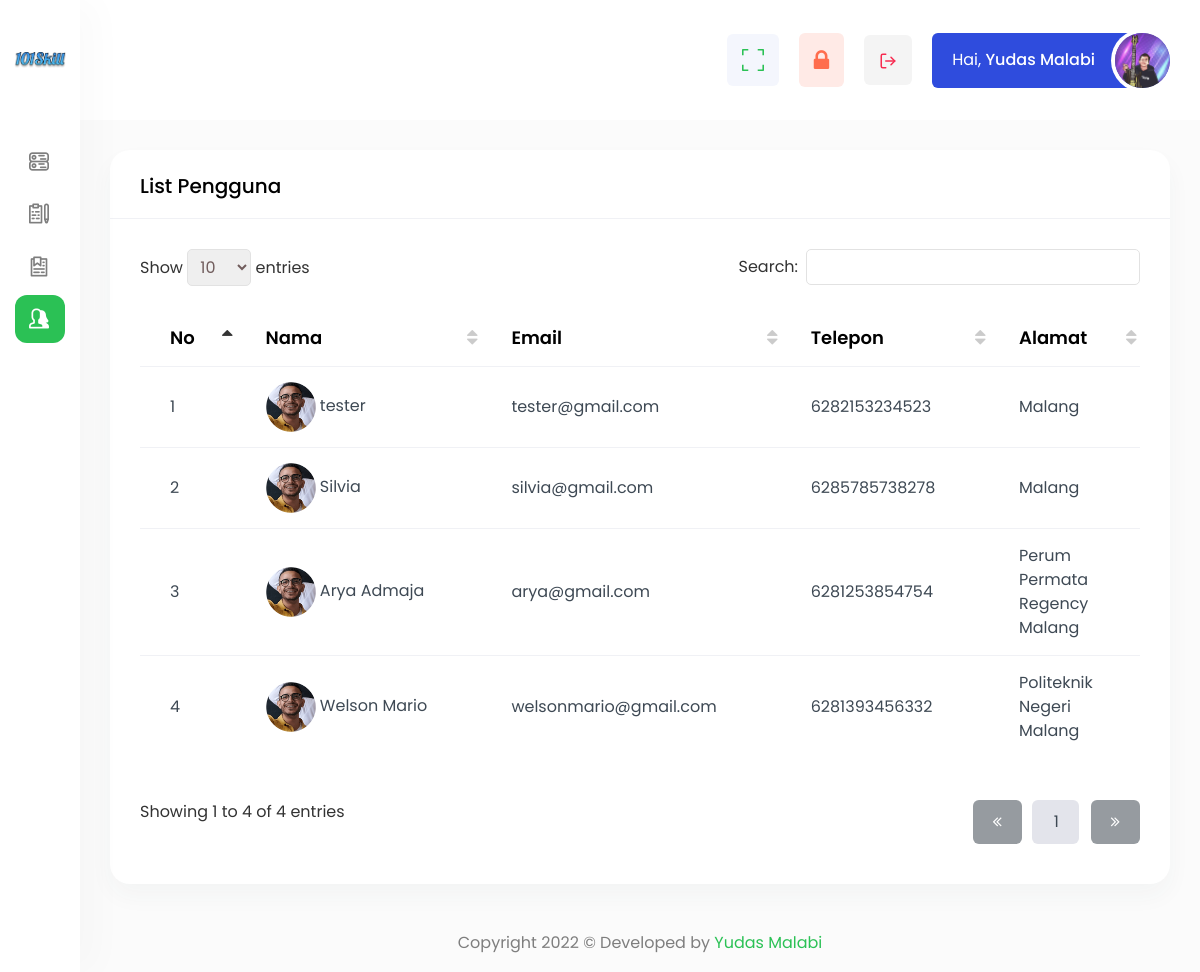
Screenshot of /index.php?page=dashboard&content=customer&menu=list (signed in) with the database file from the repository.
### tables this page shows
CREATE TABLE `user` (
  `id` int(11) NOT NULL,
  `email` varchar(150) NOT NULL,
  `password` text NOT NULL,
  `name` varchar(50) NOT NULL,
  `phone_number` varchar(15) NOT NULL,
  `address` text DEFAULT NULL,
  `photo` text NOT NULL DEFAULT 'default.png',
  `role` enum('admin','public') NOT NULL,
  `created_at` timestamp NOT NULL DEFAULT current_timestamp(),
  `updated_at` timestamp NOT NULL DEFAULT current_timestamp() ON UPDATE current_timestamp()
);

### index.php (called while the page is built, shortened)
<?php
require_once __DIR__ . "/routes/router.php";
new Router();

### app/helpers/uriHelper.php (called while the page is built, shortened)
<?php
class uriHelper
{
    private $base_url = "http://localhost/101skill/";
    public function baseUrl(string $url = null): string
    {
        return $this->base_url . $url;
    }
    public function assetUrl(string $url = null): string
    {
        return $this->base_url . "assets/" . $url;
    }
}
$uriHelper = new uriHelper();

### configs/Config.php (called while the page is built, shortened)
<?php
class Config
{
    private $server = "localhost";
    private $user = "root";
    private $pass = "";
    private $database = "db_skill";
    public function connect_database(): void
    {
        $this->db = new mysqli($this->server, $this->user, $this->pass, $this->database);
    }
}

### app/controllers/UserController.php (called while the page is built, shortened)
<?php
require_once __DIR__ . "/../../configs/Config.php";
require_once __DIR__ . "/../../models/UserModel.php";
class UserController
{
    private $userModel;
    function __construct()
    {
        $this->userModel = new UserModel();
    }
    public function getUser(): array
    {
        return $this->userModel->getCurrentUser();
    }
}

### models/UserModel.php (called while the page is built, shortened)
<?php
require_once __DIR__ . "/../configs/Config.php";
class UserModel extends Config
{
    public function getCurrentUser(): array
    {
        $arr        = array();
        $id         = $_SESSION['user_id'];
        $fetch      = $this->db->query("SELECT * FROM user WHERE id = '$id'")->fetch_object();
        $arr['user_id']         = $fetch->id;
        $arr['address']         = $fetch->address;
        $arr['email']           = $fetch->email;
        $arr['name']            = $fetch->name;
        $arr['phone_number']    = $fetch->phone_number;
        $arr['photo']           = $fetch->photo;
        return $arr;
    }
}

### app/controllers/CustomerController.php (called while the page is built)
<?php
require_once __DIR__ . "/../../models/CustomerModel.php";
class CustomerController
{
    private $customerModel;
    function __construct()
    {
        $this->customerModel = new CustomerModel();
    }
    public function getAll(): array
    {
        return $this->customerModel->show();
    }
}

### models/CustomerModel.php (called while the page is built, shortened)
<?php
require_once __DIR__ . "/../configs/Config.php";
class CustomerModel extends Config
{
    public function show(): array
    {
        $arr = array();
        $sql = $this->db->query("SELECT * FROM user WHERE role = 'public' ORDER BY id DESC");
        while ($data = $sql->fetch_object()) {
            $arr[] = $data;
        }
        return $arr;
    }
}

### views/public/dashboard/customer/list.php (the view)
<?php
require_once __DIR__ . "/../../../layouts/dashboard/sidebar.php";
require_once __DIR__ . "/../../../../app/controllers/CustomerController.php";
$customer = new CustomerController();
?>
<div class="content-body">
    <div class="container-fluid">
        <div class="row">
            <div class="col-12">
                <div class="card">
                    <div class="card-header">
                        <h4 class="card-title">List Pengguna</h4>
                    </div>
                    <div class="card-body">
                        <div class="table-responsive">
                            <table id="example" class="display" style="min-width: 845px">
                                <thead>
                                    <tr>
                                        <th>No</th>
                                        <th style="width: 100%;">Nama</th>
                                        <th>Email</th>
                                        <th>Telepon</th>
                                        <th>Alamat</th>
                                    </tr>
                                </thead>
                                <tbody>
                                    <?php
                                    $i = 1;
                                    foreach ($customer->getAll() as $list) : ?>
                                        <tr>
                                            <td><?= $i; ?></td>
                                            <td><img height="50" width="50" src="<?= $uriHelper->baseUrl('assets/images/profile/' . $list->photo) ?>" alt="<?= $list->name; ?>"> <?= $list->name ?></td>
                                            <td><?= $list->email; ?></td>
                                            <td><?= $list->phone_number ?></td>
                                            <td><?= $list->address ?></td>
                                        </tr>
                                    <?php $i++;
                                    endforeach; ?>
                                </tbody>
                            </table>
                        </div>
                    </div>
                </div>
            </div>
        </div>
    </div>
</div>
<?php
require_once __DIR__ . "/../../../layouts/dashboard/footer.php";
?>

### routes/router.php (shortened to what this page needs)
<?php
require_once __DIR__ . "/dashboardRoute.php";
class Router
{
    function __construct()
    {
        $this->manageRoute();
    }
    public function manageRoute(): void
    {
        if (isset($_GET['page'])) {
            $page = $_GET['page'];
            switch ($page) {
                case "dashboard":
                    (isset($_GET['content']) ? dashboardRoute::manageRoute($_GET['content']) : dashboardRoute::manageRoute("main"));
                    break;
            }
        } else {
            header('location: index.php?page=main&content=home');
        }
    }
}

### routes/dashboardRoute.php (shortened to what this page needs)
<?php
require_once __DIR__ . "/customerRoute.php";
class dashboardRoute
{
    public static function manageRoute(string $content): void
    {
        switch ($content) {
            case "customer":
                (isset($_GET['menu']) ? customerRoute::manageRoute($_GET['menu']) : dashboardRoute::manageRoute("main"));
                break;
        }
    }
}

### routes/customerRoute.php (shortened to what this page needs)
<?php
class customerRoute
{
    public static function manageRoute(string $content): void
    {
        switch ($content) {
            case "list":
                require_once __DIR__ . Router::$loggedIn . "customer/list.php";
                break;
        }
    }
}

### views/layouts/dashboard/preload.php (shortened to what this page needs)
<?php
require_once __DIR__ . "/../../../app/helpers/uriHelper.php";
require_once __DIR__ . "/../../../app/controllers/UserController.php";
$user = new UserController();
$getUser = $user->getUser();
?>
<!DOCTYPE html>
<html lang="en">
<head>
    <link href="<?= $uriHelper->assetUrl("vendor/jqvmap/css/jqvmap.min.css") ?>" rel="stylesheet">
    <link rel="stylesheet" href="<?= $uriHelper->assetUrl("vendor/chartist/css/chartist.min.css") ?>">
    <link href="<?= $uriHelper->assetUrl("vendor/datatables/css/jquery.dataTables.min.css") ?>" rel="stylesheet">
    <link href="<?= $uriHelper->assetUrl("vendor/bootstrap-select/dist/css/bootstrap-select.min.css") ?>" rel="stylesheet">
    <link href="<?= $uriHelper->assetUrl("vendor/sweetalert2/dist/sweetalert2.min.css") ?>" rel="stylesheet">
    <link href="<?= $uriHelper->assetUrl("vendor/select2/css/select2.min.css") ?>" rel="stylesheet">
    <link href="<?= $uriHelper->assetUrl("css/style.css") ?>" rel="stylesheet">
    <link href="https://cdn.lineicons.com/2.0/LineIcons.css" rel="stylesheet">
</head>
<body>

### views/layouts/dashboard/navbar.php (shortened to what this page needs)
<div id="main-wrapper">
    <div class="nav-header">
        <a href="<?= $uriHelper->baseUrl('index.php?page=main&content=home') ?>" class="brand-logo">
            <img class="logo-abbr" src="<?= $uriHelper->assetUrl("images/logo.png") ?>" alt="101Skill">
        </a>
    </div>
    <div class="header">
        <div class="header-content">
            <nav class="navbar navbar-expand">
                <div class="collapse navbar-collapse justify-content-between">
                    <ul class="navbar-nav header-right">
                        <li class="nav-item dropdown notification_dropdown">
                            <a class="nav-link dz-fullscreen primary" href="#">
                            </a>
                        </li>
                        <li class="nav-item dropdown notification_dropdown">
                            <a class="nav-link warning" href="<?= $uriHelper->baseUrl('index.php?page=dashboard&content=changePass') ?>">
                                <i class="fa fa-lock"></i>
                            </a>
                        </li>
                        <li class="nav-item dropdown notification_dropdown">
                            <a href="<?= $uriHelper->baseUrl('index.php?page=dashboard&content=logout') ?>" class="nav-link danger sweetalertNya">
                            </a>
                        </li>
                        <li class="nav-item dropdown header-profile">
                            <a class="nav-link" href="<?= $uriHelper->baseUrl('index.php?page=dashboard&content=profile') ?>" role="button" data-bs-toggle="dropdown">
                                <div class="header-info">
                                    <span>Hai, <strong><?= $getUser['name']; ?></strong></span>
                                </div>
                                <img src="<?= $uriHelper->assetUrl('images/profile/' . $getUser['photo']) ?>" width="20" alt="" />
                            </a>
                        </li>
                    </ul>
                </div>
            </nav>
        </div>
    </div>

### views/layouts/dashboard/sidebar.php (shortened to what this page needs)
<?php
require_once __DIR__ . "/preload.php";
require_once __DIR__ . "/navbar.php";
?>
<div class="deznav">
    <div class="deznav-scroll">
        <ul class="metismenu" id="menu">
            <li><a href="<?= $uriHelper->baseUrl("index.php?page=dashboard&content=main") ?>" class="ai-icon" aria-expanded="false">
                    <i class="flaticon-381-networking"></i>
                </a>
            </li>
            <?php if (isset($_SESSION['role']) && $_SESSION['role'] == 'admin') : ?>
                <li><a class="has-arrow ai-icon active" href="javascript:void()" aria-expanded="false">
                        <i class="flaticon-381-notepad"></i>
                    </a>
                </li>
                <li class="<?= (isset($_GET['content']) && $_GET['content'] == "order" ? "mm-active" : "") ?>"><a class="ai-icon <?= (isset($_GET['content']) && $_GET['content'] == "order" ? "mm-active" : "") ?>" href="<?= $uriHelper->baseUrl("index.php?page=dashboard&content=order&menu=list&filter=all") ?>" aria-expanded="false">
                        <i class="flaticon-381-bookmark-1"></i>
                    </a>
                </li>
                <li class="<?= (isset($_GET['content']) && $_GET['content'] == "customer" ? "mm-active" : "") ?>"><a href="<?= $uriHelper->baseUrl("index.php?page=dashboard&content=customer&menu=list") ?>" class="ai-icon <?= (isset($_GET['content']) && $_GET['content'] == "customer" ? "mm-active" : "") ?>" aria-expanded="false">
                        <i class="flaticon-381-user-8"></i>
                    </a>
                </li>
            <?php endif; ?>
        </ul>
    </div>
</div>

### views/layouts/dashboard/footer.php (shortened to what this page needs)
<div class="footer">
    <div class="copyright">
        <p>Copyright <?= date('Y'); ?> © Developed by <a href="https://yudas1337.github.io/" target="_blank">Yudas Malabi</a></p>
    </div>
</div>
</div>
</body>
</html>

### rows the page displays
user: name "Yudas Malabi", photo (picture)
user: photo (placeholder picture), name "tester", email "tester@gmail.com", phone_number "6282153234523", address "Malang"
user: photo (placeholder picture), name "Silvia", email "silvia@gmail.com", phone_number "6285785738278", address "Malang"
user: photo (placeholder picture), name "Arya Admaja", email "arya@gmail.com", phone_number "6281253854754", address "Perum Permata Regency Malang"
user: photo (placeholder picture), name "Welson Mario", email "welsonmario@gmail.com", phone_number "6281393456332", address "Politeknik Negeri Malang"
